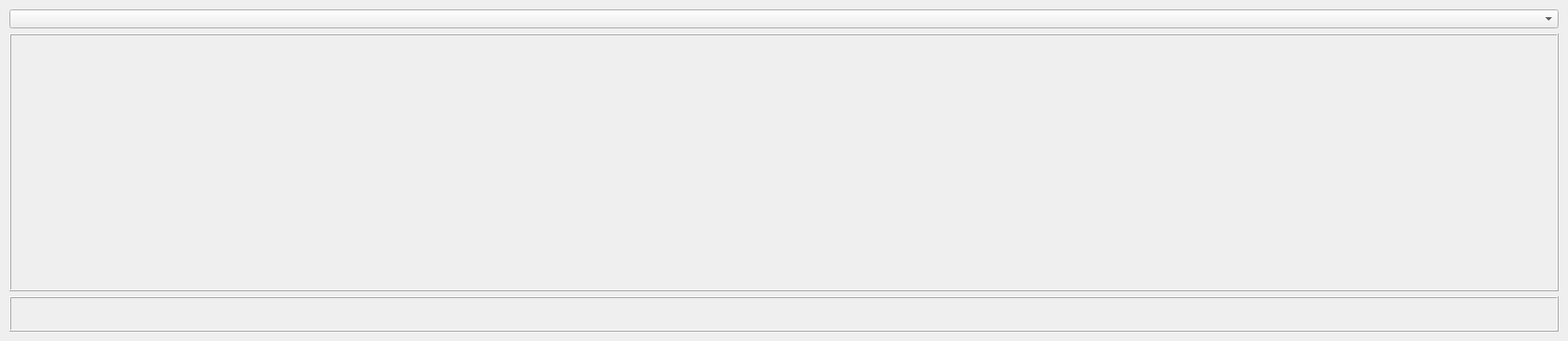
              <widget class="QWidget" name="tab_16">
               <attribute name="title">
                <string>Схема</string>
               </attribute>
               <layout class="QVBoxLayout" name="verticalLayout_19">
                <item>
                 <widget class="QComboBox" name="cmb_schems"/>
                </item>
                <item>
                 <widget class="QLabel" name="lbl_shema">
                  <property name="minimumSize">
                   <size>
                    <width>1802</width>
                    <height>300</height>
                   </size>
                  </property>
                  <property name="frameShape">
                   <enum>QFrame::Box</enum>
                  </property>
                  <property name="frameShadow">
                   <enum>QFrame::Raised</enum>
                  </property>
                  <property name="text">
                   <string/>
                  </property>
                 </widget>
                </item>
                <item>
                 <widget class="QLabel" name="lbl_coord">
                  <property name="minimumSize">
                   <size>
                    <width>0</width>
                    <height>41</height>
                   </size>
                  </property>
                  <property name="maximumSize">
                   <size>
                    <width>16777215</width>
                    <height>41</height>
                   </size>
                  </property>
                  <property name="frameShape">
                   <enum>QFrame::Box</enum>
                  </property>
                  <property name="frameShadow">
                   <enum>QFrame::Raised</enum>
                  </property>
                  <property name="text">
                   <string/>
                  </property>
                 </widget>
                </item>
               </layout>
              </widget>
